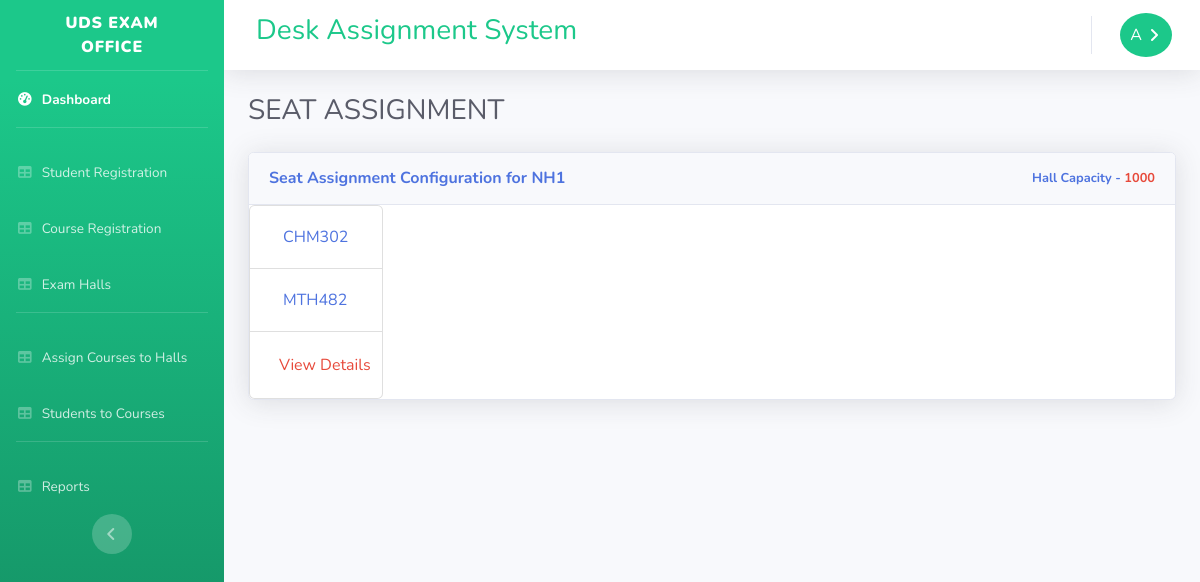
Screenshot of /seatarrangement.php?id=NH1 (signed in) with the database file from the repository.
### tables this page shows
CREATE TABLE `examhalls` (
  `id` int(11) NOT NULL,
  `hallname` varchar(100) NOT NULL,
  `hallcode` varchar(10) NOT NULL,
  `hallrows` int(11) NOT NULL,
  `hallcolumns` int(11) NOT NULL,
  `capacity` int(11) GENERATED ALWAYS AS (`hallrows` * `hallcolumns`) VIRTUAL
);

CREATE TABLE `hallscourses` (
  `id` int(11) NOT NULL,
  `hall_code` varchar(10) NOT NULL,
  `course_code` varchar(10) NOT NULL,
  `startingtime` varchar(1) NOT NULL,
  `writtendate` date NOT NULL
);

### connect.php (called while the page is built, shortened)
<?php
	$date = gmdate('Y-m-d');
?>

### seatarrangement.php (the view, shortened to what this page needs)
<?php
  require('connect.php');
?>
<!DOCTYPE html>
<html lang="en">
<head>
  <link href="vendor/fontawesome-free/css/all.min.css" rel="stylesheet" type="text/css">
  <link href="css/sb-admin-2.min.css" rel="stylesheet">
  <link rel="stylesheet"  href="https://cdnjs.cloudflare.com/ajax/libs/twitter-bootstrap/4.1.3/css/bootstrap.css
">
<link rel="stylesheet"  href="https://cdn.datatables.net/1.10.20/css/dataTables.bootstrap4.min.css
">
<link rel="stylesheet" href="https://cdnjs.cloudflare.com/ajax/libs/font-awesome/4.7.0/css/font-awesome.min.css">
<link href="css/sb-admin-2.css" rel="stylesheet">
</head>
<body id="page-top">
  <div id="wrapper">
    <ul class="navbar-nav bg-gradient-success sidebar sidebar-dark accordion" id="accordionSidebar">
      <a class="sidebar-brand d-flex align-items-center justify-content-center" href="account.php">
        <div class="sidebar-brand-text mx-3"><b>UDS EXAM OFFICE</b></div>
      </a>
      <hr class="sidebar-divider my-0">
      <li class="nav-item active">
        <a class="nav-link" href="account.php">
          <i class="fas fa-fw fa-tachometer-alt"></i>
          <span>Dashboard</span></a>
      </li>
      <hr class="sidebar-divider">
      <li class="nav-item">
        <a class="nav-link" href="registeredstudents.php">
          <i class="fas fa-fw fa-table"></i>
          <span>Student Registration</span></a>
      </li>
       <li class="nav-item">
        <a class="nav-link" href="courseregistration.php">
          <i class="fas fa-fw fa-table"></i>
          <span>Course Registration</span></a>
      </li>
      <li class="nav-item">
        <a class="nav-link" href="examhall.php">
          <i class="fas fa-fw fa-table"></i>
          <span>Exam Halls</span></a>
      </li>
      <hr class="sidebar-divider">
       <li class="nav-item">
        <a class="nav-link" href="courseshalls.php">
          <i class="fas fa-fw fa-table"></i>
          <span>Assign Courses to Halls</span></a>
      </li>
       <li class="nav-item">
        <a class="nav-link" href="assignstudentstocourses.php">
          <i class="fas fa-fw fa-table"></i>
          <span>Students to Courses</span></a>
      </li>
      <hr class="sidebar-divider d-none d-md-block">
      <li class="nav-item">
        <a class="nav-link" href="reports.php">
          <i class="fas fa-fw fa-table"></i>
          <span>Reports</span></a>
      </li>
      <div class="text-center d-none d-md-inline">
        <button class="rounded-circle border-0" id="sidebarToggle"></button>
      </div>
    </ul>
    <div id="content-wrapper" class="d-flex flex-column">
      <div id="content">
        <nav class="navbar navbar-expand navbar-light bg-white topbar mb-4 static-top shadow">
          <div class="d-none d-sm-inline-block ml-md-3 my-2 my-md-0 mw-100">
            <h3 class="text-success"> Desk Assignment System </h3>
          </div>
    <ul class="navbar-nav ml-auto">
      <li class="nav-item dropdown">
        <a class="nav-link " href="#" id="navbarDropdown" role="button" data-toggle="dropdown" aria-haspopup="true" aria-expanded="false">
          <span style="padding: 10px;font-style:bold; color:#fff;" class=" rounded-circle bg-success dropdown-toggle"><?php echo(strtoupper(substr($_SESSION['username'], 0,1))); ?></span>
        </a>
      </li>
    </ul>
        </nav>
        <div class="container-fluid">
          <div class="d-sm-flex align-items-center justify-content-between mb-4">
            <h1 class="h3 mb-0 text-gray-800">SEAT ASSIGNMENT</h1>
          </div>
          <div class="row">
            <div class="col-xl-12 col-lg-6 mx-auto">
              <div class="card shadow mb-4">
                <div class="card-header py-3 d-flex flex-row align-items-center justify-content-between">
                	<?php
                	$currenthall = $_GET['id'];
                		$stmt = $conn->prepare("SELECT capacity FROM examhalls WHERE hallcode = ?");
                		$stmt->bind_param('s',$currenthall);
                		$stmt->execute();
                		$stmt->store_result();
                		$stmt->bind_result($hall);
                	 ?>
                  <h6 class="m-0 font-weight-bold text-primary">Seat Assignment Configuration for <?php echo($_GET['id']); ?> </h6>
                 <small><span class="float-right  text-primary font-weight-bold">Hall Capacity - <?php echo("<span class='text-danger'> $hall</span>"); ?></span></small>
                </div>
                <div class="card-body m-0 p-0">
                  	<?php
                  		$stmt = $conn->prepare("SELECT course_code FROM hallscourses WHERE hall_code = ? AND writtendate = ?");
                  		$stmt->bind_param("ss", $currenthall,$date);
                  		$stmt->execute();
                  		$stmt->store_result();
                  		$stmt->bind_result($course_code);
                  	 ?>
			<div class="row p-0 ">
				<div class="col-xl-2 ">
					<ul class="list-group ">
					  <?php
					  	while ($stmt->fetch()) {
					  		echo('<li class="list-group-item"><button class="btn btn-default text-primary" value="'.$course_code.'"  onclick="showResult(this.value);">'. $course_code.'</button></li>');
					  	}
					   ?>
             <li class="list-group-item"><button class="btn btn-default text-danger p-2" value="hello" onclick="progAssign(this.value);">View Details</button></li>
					</ul>
				</div>
				<div class="col-xl-4" id="livesearch">
				</div>
				<div class="col-xl-6" id="progdetails">
				</div>
			</div>
           </div>
              </div>
            </div>
          </div>
        </div>
      </div>
    </div>
  </div>
</body>
</html>

### rows the page displays
examhalls: capacity "1000"
hallscourses: course_code "CHM302"
hallscourses: course_code "MTH482"

### other values shown
substr($_SESSION['username'], 0,1) "A"
$_GET['id'] "NH1"
